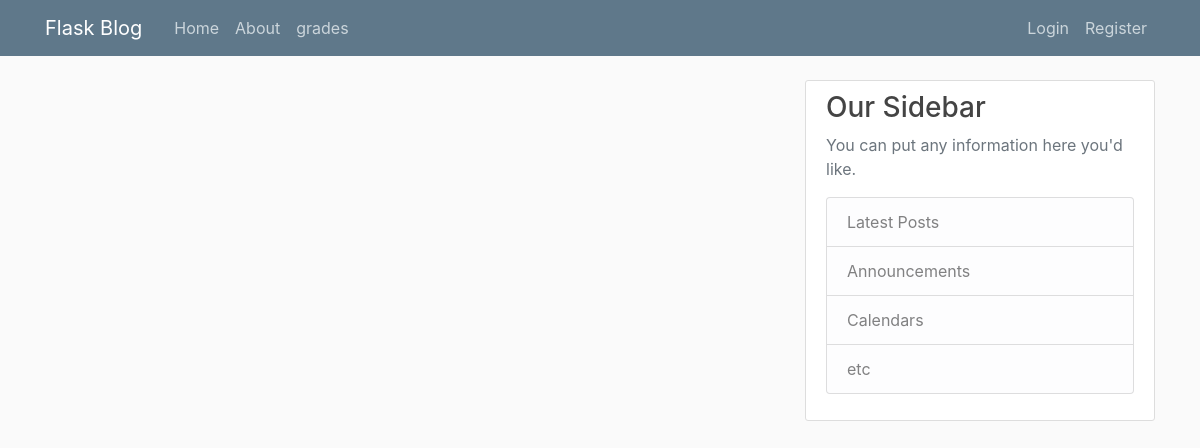
Page /home on the earlier database version.
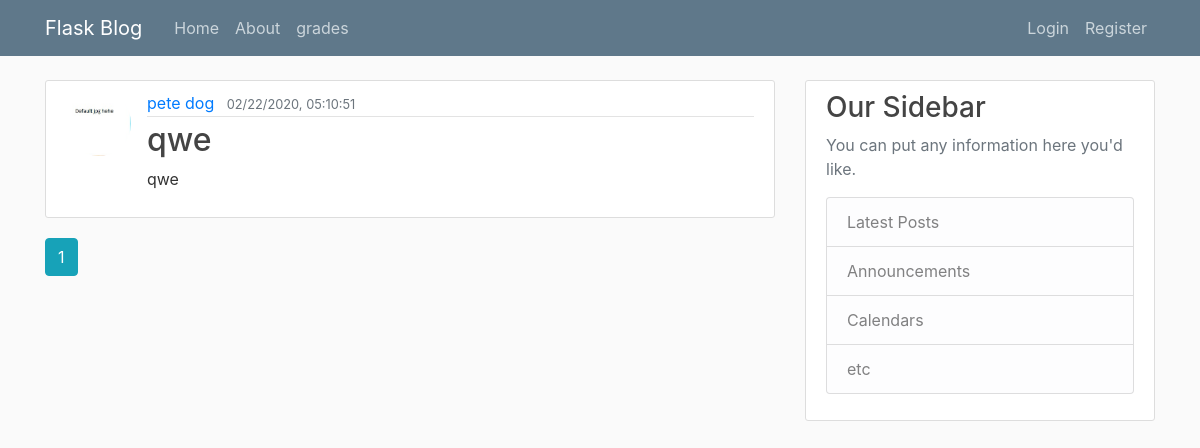
Same page on the later database version.
### flaskblog/models.py (models this page shows, shortened)
class Post(db.Model):
    id = db.Column(db.Integer, primary_key=True)
    title = db.Column(db.String(100), nullable=False)
    date_posted = db.Column(db.DateTime, nullable=False, default=datetime.utcnow)
    content = db.Column(db.Text, nullable=False)
    user_id = db.Column(db.Integer, db.ForeignKey('user.id'), nullable=False)

class User(db.Model, UserMixin):
    id = db.Column(db.Integer, primary_key=True)
    username = db.Column(db.String(20), unique=True, nullable=False)
    email = db.Column(db.String(120), unique=True, nullable=False)
    image_file = db.Column(db.String(20), nullable=False, default='default.jpg')
    password = db.Column(db.String(60), nullable=False)
    posts = db.relationship('Post', backref='author', lazy=True)
    first_name = db.Column(db.String(50), nullable=False)
    last_name = db.Column(db.String(50), nullable=False)

### flaskblog/routes.py (the view)
@app.route("/")
@app.route("/home")
def home():
    page = request.args.get('page', 1, type=int)
    posts = Post.query.order_by(Post.date_posted.desc()).paginate(page=page, per_page=5)
    print(posts)
    return render_template('home.html', posts=posts)

### flaskblog/templates/home.html
{% extends "layout.html" %}
{% block content %}
    {% for post in posts.items %}
        <article class="media content-section">
          <img class="rounded-circle article-img" src="{{ url_for('static', filename='profile_pics/' + post.author.image_file) }}">
          <div class="media-body">
            <div class="article-metadata">
              <a class="mr-2" href="{{ url_for('user_posts', username=post.author.username) }}">{{ post.author.first_name + ' ' + post.author.last_name }}</a>
              <small class="text-muted">{{ post.date_posted.strftime("%m/%d/%Y, %H:%M:%S") }}</small>
            </div>
            <h2><a class="article-title" href="{{ url_for('post', post_id=post.id) }}">{{ post.title }}</a></h2>
            <p class="article-content">{{ post.content }}</p>
          </div>
        </article>
    {% endfor %}
    {% for page_num in posts.iter_pages(left_edge=1, right_edge=1, left_current=1, right_current=2) %}
      {% if page_num %}
        {% if posts.page == page_num %}
          <a class="btn btn-info mb-4" href="{{ url_for('home', page=page_num) }}">{{ page_num }}</a>
        {% else %}
          <a class="btn btn-outline-info mb-4" href="{{ url_for('home', page=page_num) }}">{{ page_num }}</a>
        {% endif %}
      {% else %}
        ...
      {% endif %}
    {% endfor %}
{% endblock content %}

### flaskblog/templates/layout.html (shortened to what this page needs)
<!DOCTYPE html>
<html>
<head>
    <link rel="stylesheet" href="https://maxcdn.bootstrapcdn.com/bootstrap/4.0.0/css/bootstrap.min.css">
    <link rel="stylesheet" type="text/css" href="{{ url_for('static', filename='main.css') }}">
</head>
<body>
    <header class="site-header">
      <nav class="navbar navbar-expand-md navbar-dark bg-steel fixed-top">
        <div class="container">
          <a class="navbar-brand mr-4" href="/">Flask Blog</a>
          <div class="collapse navbar-collapse" id="navbarToggle">
            <div class="navbar-nav mr-auto">
              <a class="nav-item nav-link" href="{{ url_for('home') }}">Home</a>
              <a class="nav-item nav-link" href="{{ url_for('about') }}">About</a>
              <a class="nav-item nav-link" href="{{ url_for('grade') }}">grades</a>
            </div>
            <div class="navbar-nav">
              {% if current_user.is_authenticated %}
                <a class="nav-item nav-link" href="{{ url_for('new_post') }}">New Post</a>
                <a class="nav-item nav-link" href="{{ url_for('account') }}"> {{ current_user.username }} </a>
                <a class="nav-item nav-link" href="{{ url_for('logout') }}">Logout</a>
              {% else %}
                <a class="nav-item nav-link" href="{{ url_for('login') }}">Login</a>
                <a class="nav-item nav-link" href="{{ url_for('register') }}">Register</a>
              {% endif %}
            </div>
          </div>
        </div>
      </nav>
    </header>
    <main role="main" class="container">
      <div class="row">
        <div class="col-md-8">
          {% block content %}{% endblock %}
        </div>
        <div class="col-md-4">
          <div class="content-section">
            <h3>Our Sidebar</h3>
            <p class='text-muted'>You can put any information here you'd like.
              <ul class="list-group">
                <li class="list-group-item list-group-item-light">Latest Posts</li>
                <li class="list-group-item list-group-item-light">Announcements</li>
                <li class="list-group-item list-group-item-light">Calendars</li>
                <li class="list-group-item list-group-item-light">etc</li>
              </ul>
            </p>
          </div>
        </div>
      </div>
    </main>
</body>
</html>

### flaskblog/static/main.css (style rules this page uses)
body { background: #fafafa; color: #333333; margin-top: 5rem; }
h1, h2, h3, h4, h5, h6 { color: #444444; }
.bg-steel { background-color: #5f788a; }
.site-header .navbar-nav .nav-link { color: #cbd5db; }
.content-section { background: #ffffff; padding: 10px 20px; border: 1px solid #dddddd; border-radius: 3px; margin-bottom: 20px; }
.article-title { color: #444444; }
.article-content { white-space: pre-line; }
.article-img { height: 65px; width: 65px; margin-right: 16px; }
.article-metadata { padding-bottom: 1px; margin-bottom: 4px; border-bottom: 1px solid #e3e3e3 }

Differences in the rows shown:
added Post: image_file (placeholder picture), author "pete dog", date_posted "02/22/2020, 05:10:51", title "qwe", content "qwe"
Other differences:
new list line: "1"
